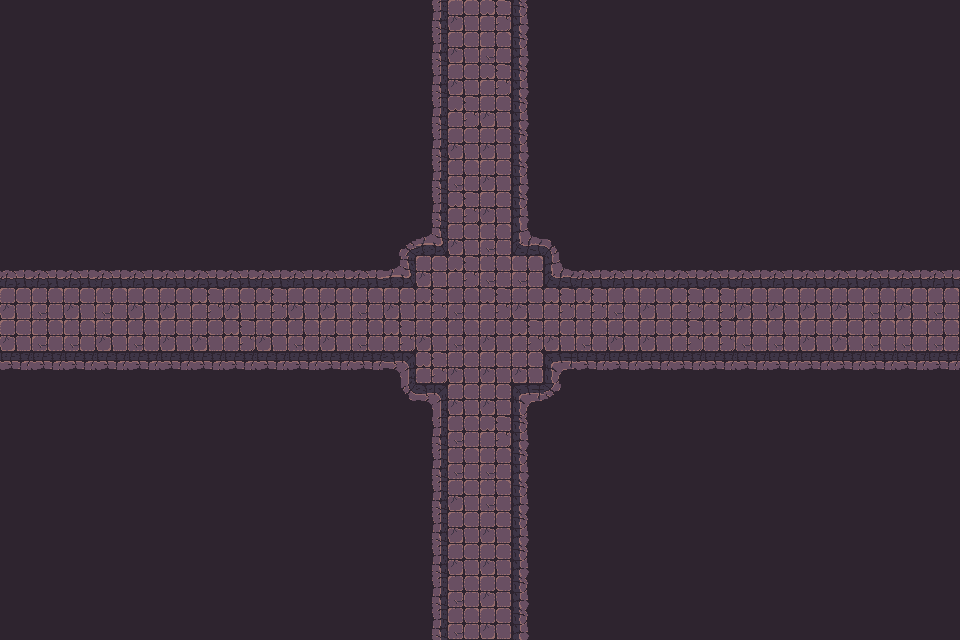

The image is a tile-based game level rendered from a .tmx file. Its description and complete source (layers, tilesets, objects, tile grids) follow:
An orthogonal 30x20 tile map with 32x32 px tiles, 1 tile layer (Tile layer 1), 2 tilesets and 57 objects.

<map version="1.10" tiledversion="1.11.2" orientation="orthogonal" renderorder="right-down" width="30" height="20" tilewidth="32" tileheight="32" infinite="0" nextlayerid="3" nextobjectid="1">
    <tileset firstgid="1" name="Town Tileset" tilewidth="32" tileheight="32" tilecount="64" columns="8">
        <image source="../../../tiles/World H Tileset.png" trans="ff00ff" width="256" height="256" />
        <tile id="4">
            <objectgroup draworder="index" id="2">
                <object id="1" x="0" y="0" width="32" height="32" />
            </objectgroup>
        </tile>
        <tile id="5">
            <objectgroup draworder="index" id="2">
                <object id="1" x="0" y="0" width="32" height="32" />
            </objectgroup>
        </tile>
        <tile id="6">
            <objectgroup draworder="index" id="2">
                <object id="1" x="0" y="0" width="32" height="32" />
            </objectgroup>
        </tile>
        <tile id="7">
            <objectgroup draworder="index" id="2">
                <object id="1" x="0" y="0" width="32" height="32" />
            </objectgroup>
        </tile>
        <tile id="8">
            <objectgroup draworder="index" id="2">
                <object id="1" x="0" y="0" width="32" height="32" />
            </objectgroup>
        </tile>
        <tile id="10">
            <objectgroup draworder="index" id="2">
                <object id="1" x="0" y="32" width="32" height="0" />
            </objectgroup>
        </tile>
        <tile id="11">
            <objectgroup draworder="index" id="2">
                <object id="1" x="0" y="32" width="32" height="0" />
                <object id="2" x="32" y="0" width="0" height="32" />
            </objectgroup>
        </tile>
        <tile id="12">
            <objectgroup draworder="index" id="2">
                <object id="1" x="32" y="0" width="0" height="32" />
            </objectgroup>
        </tile>
        <tile id="13">
            <objectgroup draworder="index" id="2">
                <object id="1" x="0" y="32" width="32" height="0" />
                <object id="2" x="0" y="32" width="32" height="0" />
                <object id="3" x="0" y="0" width="0" height="32" />
            </objectgroup>
        </tile>
        <tile id="14">
            <objectgroup draworder="index" id="2">
                <object id="1" x="0" y="0" width="0" height="32" />
            </objectgroup>
        </tile>
        <tile id="16">
            <objectgroup draworder="index" id="2">
                <object id="1" x="0" y="0" width="32" height="32" />
            </objectgroup>
        </tile>
        <tile id="24">
            <objectgroup draworder="index" id="2">
                <object id="1" x="0" y="0" width="32" height="32" />
            </objectgroup>
        </tile>
    </tileset>
    <tileset firstgid="65" name="Dungeon Crawler Tileset" tilewidth="32" tileheight="32" tilecount="100" columns="10">
        <image source="../../../tiles/Dungeon_Tile.png" trans="" width="320" height="320" />
        <tile id="2">
            <objectgroup draworder="index" id="2">
                <object id="1" x="0" y="0" width="32" height="32" />
            </objectgroup>
        </tile>
        <tile id="3">
            <objectgroup draworder="index" id="2">
                <object id="1" x="0" y="0" width="32" height="32" />
            </objectgroup>
        </tile>
        <tile id="4">
            <objectgroup draworder="index" id="2">
                <object id="1" x="0" y="0" width="32" height="32" />
            </objectgroup>
        </tile>
        <tile id="5">
            <objectgroup draworder="index" id="2">
                <object id="1" x="0" y="0" width="32" height="32" />
            </objectgroup>
        </tile>
        <tile id="6">
            <objectgroup draworder="index" id="2">
                <object id="1" x="0" y="0" width="32" height="32" />
            </objectgroup>
        </tile>
        <tile id="8">
            <objectgroup draworder="index" id="2">
                <object id="1" x="0" y="0" width="32" height="32" />
            </objectgroup>
        </tile>
        <tile id="12">
            <objectgroup draworder="index" id="2">
                <object id="1" x="0" y="0" width="32" height="32" />
            </objectgroup>
        </tile>
        <tile id="13">
            <objectgroup draworder="index" id="2">
                <object id="1" x="0" y="0" width="32" height="32" />
            </objectgroup>
        </tile>
        <tile id="14">
            <objectgroup draworder="index" id="2">
                <object id="1" x="0" y="0" width="32" height="32" />
            </objectgroup>
        </tile>
        <tile id="15">
            <objectgroup draworder="index" id="2">
                <object id="1" x="0" y="0" width="32" height="32" />
            </objectgroup>
        </tile>
        <tile id="16">
            <objectgroup draworder="index" id="2">
                <object id="1" x="0" y="0" width="32" height="32" />
            </objectgroup>
        </tile>
        <tile id="18">
            <objectgroup draworder="index" id="2">
                <object id="1" x="0" y="0" width="32" height="32" />
            </objectgroup>
        </tile>
        <tile id="22">
            <objectgroup draworder="index" id="2">
                <object id="1" x="0" y="0" width="32" height="32" />
            </objectgroup>
        </tile>
        <tile id="23">
            <objectgroup draworder="index" id="2">
                <object id="1" x="0" y="0" width="32" height="32" />
            </objectgroup>
        </tile>
        <tile id="24">
            <objectgroup draworder="index" id="2">
                <object id="1" x="0" y="0" width="32" height="32" />
            </objectgroup>
        </tile>
        <tile id="25">
            <objectgroup draworder="index" id="2">
                <object id="1" x="0" y="0" width="32" height="32" />
            </objectgroup>
        </tile>
        <tile id="26">
            <objectgroup draworder="index" id="2">
                <object id="1" x="0" y="0" width="32" height="32" />
            </objectgroup>
        </tile>
        <tile id="28">
            <objectgroup draworder="index" id="2">
                <object id="1" x="0" y="0" width="32" height="32" />
            </objectgroup>
        </tile>
        <tile id="32">
            <objectgroup draworder="index" id="2">
                <object id="1" x="0" y="0" width="32" height="32" />
            </objectgroup>
        </tile>
        <tile id="33">
            <objectgroup draworder="index" id="2">
                <object id="1" x="0" y="0" width="32" height="32" />
            </objectgroup>
        </tile>
        <tile id="34">
            <objectgroup draworder="index" id="2">
                <object id="1" x="0" y="0" width="32" height="32" />
            </objectgroup>
        </tile>
        <tile id="35">
            <objectgroup draworder="index" id="2">
                <object id="1" x="0" y="0" width="32" height="32" />
            </objectgroup>
        </tile>
        <tile id="36">
            <objectgroup draworder="index" id="2">
                <object id="1" x="0" y="0" width="32" height="32" />
            </objectgroup>
        </tile>
        <tile id="38">
            <objectgroup draworder="index" id="2">
                <object id="1" x="0" y="0" width="32" height="32" />
            </objectgroup>
        </tile>
        <tile id="42">
            <objectgroup draworder="index" id="2">
                <object id="1" x="0" y="0" width="32" height="32" />
            </objectgroup>
        </tile>
        <tile id="43">
            <objectgroup draworder="index" id="2">
                <object id="1" x="0" y="0" width="32" height="32" />
            </objectgroup>
        </tile>
        <tile id="44">
            <objectgroup draworder="index" id="2">
                <object id="1" x="0" y="0" width="32" height="32" />
            </objectgroup>
        </tile>
        <tile id="45">
            <objectgroup draworder="index" id="2">
                <object id="1" x="0" y="0" width="32" height="32" />
            </objectgroup>
        </tile>
        <tile id="46">
            <objectgroup draworder="index" id="2">
                <object id="1" x="0" y="0" width="32" height="32" />
            </objectgroup>
        </tile>
        <tile id="48">
            <objectgroup draworder="index" id="2">
                <object id="1" x="0" y="0" width="32" height="32" />
            </objectgroup>
        </tile>
        <tile id="52">
            <objectgroup draworder="index" id="2">
                <object id="1" x="0" y="0" width="32" height="32" />
            </objectgroup>
        </tile>
        <tile id="53">
            <objectgroup draworder="index" id="2">
                <object id="1" x="0" y="0" width="32" height="32" />
            </objectgroup>
        </tile>
        <tile id="54">
            <objectgroup draworder="index" id="2">
                <object id="1" x="0" y="0" width="32" height="32" />
            </objectgroup>
        </tile>
        <tile id="55">
            <objectgroup draworder="index" id="2">
                <object id="1" x="0" y="0" width="32" height="32" />
            </objectgroup>
        </tile>
        <tile id="56">
            <objectgroup draworder="index" id="2">
                <object id="1" x="0" y="0" width="32" height="32" />
            </objectgroup>
        </tile>
        <tile id="58">
            <objectgroup draworder="index" id="2">
                <object id="1" x="0" y="0" width="32" height="32" />
            </objectgroup>
        </tile>
        <tile id="62">
            <objectgroup draworder="index" id="2">
                <object id="1" x="0" y="0" width="32" height="32" />
            </objectgroup>
        </tile>
        <tile id="63">
            <objectgroup draworder="index" id="2">
                <object id="1" x="0" y="0" width="32" height="32" />
            </objectgroup>
        </tile>
        <tile id="64">
            <objectgroup draworder="index" id="2">
                <object id="1" x="0" y="0" width="32" height="32" />
            </objectgroup>
        </tile>
        <tile id="65">
            <objectgroup draworder="index" id="2">
                <object id="1" x="0" y="0" width="32" height="32" />
            </objectgroup>
        </tile>
        <tile id="66">
            <objectgroup draworder="index" id="2">
                <object id="1" x="0" y="0" width="32" height="32" />
            </objectgroup>
        </tile>
        <tile id="68">
            <objectgroup draworder="index" id="2">
                <object id="1" x="0" y="0" width="32" height="32" />
            </objectgroup>
        </tile>
    </tileset>
    <layer id="1" name="Tile layer 1" width="30" height="20">
        <data encoding="csv">
122,122,122,122,122,122,122,122,122,122,122,122,122,77,75,65,79,122,122,122,122,122,122,122,122,122,122,122,122,122,
122,122,122,122,122,122,122,122,122,122,122,122,122,77,75,66,79,122,122,122,122,122,122,122,122,122,122,122,122,122,
122,122,122,122,122,122,122,122,122,122,122,122,122,77,75,65,79,122,122,122,122,122,122,122,122,122,122,122,122,122,
122,122,122,122,122,122,122,122,122,122,122,122,122,77,65,75,79,122,122,122,122,122,122,122,122,122,122,122,122,122,
122,122,122,122,122,122,122,122,122,122,122,122,122,77,75,75,79,122,122,122,122,122,122,122,122,122,122,122,122,122,
122,122,122,122,122,122,122,122,122,122,122,122,122,77,66,75,79,122,122,122,122,122,122,122,122,122,122,122,122,122,
122,122,122,122,122,122,122,122,122,122,122,122,122,77,65,75,79,122,122,122,122,122,122,122,122,122,122,122,122,122,
122,122,122,122,122,122,122,122,122,122,122,122,67,103,75,66,100,69,122,122,122,122,122,122,122,122,122,122,122,122,
68,68,68,68,68,68,68,68,68,68,68,68,103,75,65,66,66,100,68,68,68,68,68,68,68,68,68,68,68,68,
75,66,75,66,75,75,65,75,65,75,75,66,75,65,66,65,75,65,65,66,75,65,65,75,75,75,75,66,75,66,
75,66,66,75,66,75,75,65,75,66,75,66,65,75,66,75,65,75,66,75,75,65,65,66,66,75,75,66,66,66,
88,88,88,88,88,88,88,88,88,88,88,88,73,65,75,75,75,70,88,88,88,88,88,88,88,88,88,88,88,88,
122,122,122,122,122,122,122,122,122,122,122,122,87,73,75,75,70,89,122,122,122,122,122,122,122,122,122,122,122,122,
122,122,122,122,122,122,122,122,122,122,122,122,122,77,66,65,79,122,122,122,122,122,122,122,122,122,122,122,122,122,
122,122,122,122,122,122,122,122,122,122,122,122,122,77,66,66,79,122,122,122,122,122,122,122,122,122,122,122,122,122,
122,122,122,122,122,122,122,122,122,122,122,122,122,77,75,66,79,122,122,122,122,122,122,122,122,122,122,122,122,122,
122,122,122,122,122,122,122,122,122,122,122,122,122,77,75,75,79,122,122,122,122,122,122,122,122,122,122,122,122,122,
122,122,122,122,122,122,122,122,122,122,122,122,122,77,75,75,79,122,122,122,122,122,122,122,122,122,122,122,122,122,
122,122,122,122,122,122,122,122,122,122,122,122,122,77,66,75,79,122,122,122,122,122,122,122,122,122,122,122,122,122,
122,122,122,122,122,122,122,122,122,122,122,122,122,77,66,75,79,122,122,122,122,122,122,122,122,122,122,122,122,122
        </data>
    </layer>
</map>
